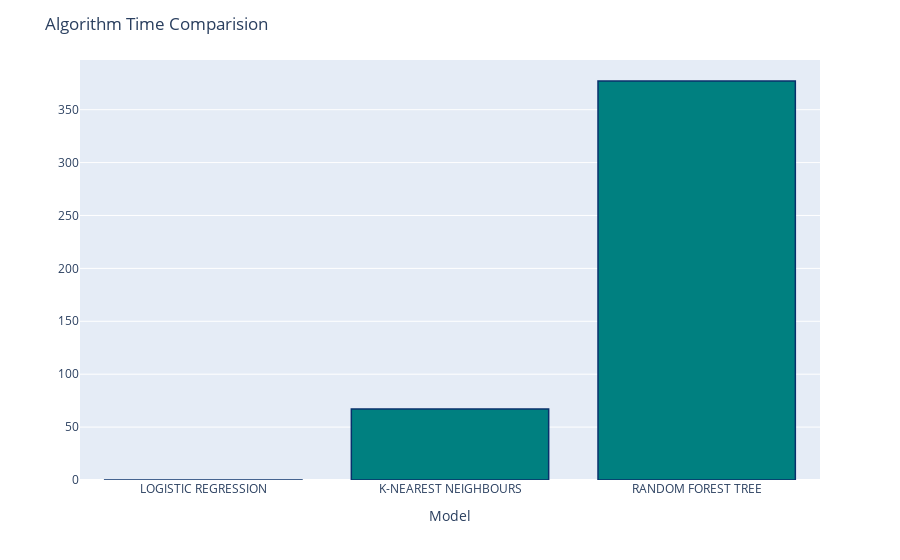

The notebook cell this image was saved under:
### Code cell
fig = px.bar(x=list(algo_time.keys()), y=list(algo_time.values()))
fig.update_traces(marker_color='teal', marker_line_color='rgb(8,48,107)', marker_line_width=1.5)
fig.update_layout(title="Algorithm Time Comparision", xaxis_title="Model", yaxis_title="")
fig.show()

### Figure 1 — Plotly figure (JSON) as saved in the notebook; plotly's stock layout.template omitted (floating-point values rounded to 4 significant figures)
{"data": [{"alignmentgroup": "True", "hovertemplate": "x=%{x}<br>y=%{y}<extra></extra>", "legendgroup": "", "marker": {"color": "teal", "line": {"color": "rgb(8,48,107)", "width": 1.5}, "pattern": {"shape": ""}}, "name": "", "offsetgroup": "", "orientation": "v", "showlegend": false, "textposition": "auto", "type": "bar", "x": ["LOGISTIC REGRESSION", "K-NEAREST NEIGHBOURS", "RANDOM FOREST TREE"], "xaxis": "x", "y": [0.1093, 67.17, 377.1], "yaxis": "y"}], "layout": {"barmode": "relative", "legend": {"tracegroupgap": 0}, "margin": {"t": 60}, "title": {"text": "Algorithm Time Comparision"}, "xaxis": {"anchor": "y", "domain": [0, 1], "title": {"text": "Model"}}, "yaxis": {"anchor": "x", "domain": [0, 1], "title": {"text": ""}}}}
